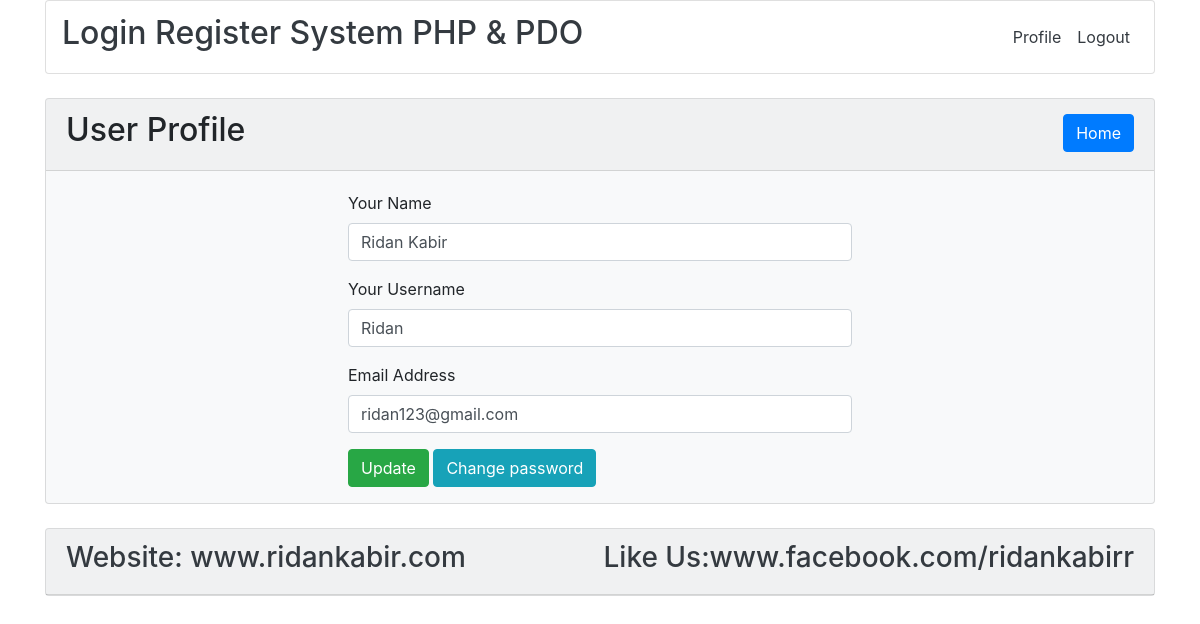
Page /profile.php?id=16 (signed in) on the committed database.
### tables this page shows
CREATE TABLE `tbl_user` (
  `id` int(11) NOT NULL,
  `name` varchar(255) NOT NULL,
  `username` varchar(255) NOT NULL,
  `email` varchar(255) NOT NULL,
  `password` varchar(255) NOT NULL
);

### lib/User.php (called while the page is built, shortened)
<?php
	include_once "Session.php";
	include "Database.php";
	class User{
		private $db;
		public function __construct(){
			$this->db = new Database();
		}
	public function getUserById($userId){
		$sql = "SELECT * FROM tbl_user WHERE id = :id LIMIT 1";
			$query = $this->db->pdo->prepare($sql);
			$query->bindValue(':id', $userId);
			$query->execute();
			$result = $query->fetch(PDO::FETCH_OBJ);
			return $result;
	}
	}
?>

### lib/Database.php (called while the page is built)
<?php
 class Database {
 	private $hostdb = "localhost";
 	private $userdb = "root";
 	private $passdb = "";
 	private $namedb = "db_log_reg";
 	public $pdo;
 	public function __construct(){
 		if (!isset($this->pdo)) {
 			try
 			{
 				$link = new PDO("mysql:host=".$this->hostdb.";dbname=".$this->namedb,$this->userdb,$this->passdb);
 				$link->setAttribute(PDO::ATTR_ERRMODE, PDO::ERRMODE_EXCEPTION);
 				$link->exec("SET CHARACTER SET utf8");
 				$this->pdo = $link;
 			}
 			catch(PDOException $e){
 				die("Failed to connect with Database ". $e->getMessage());
 			}
 		}
 	}
}
?>

### lib/Session.php (called while the page is built, shortened)
<?php
	class Session{
		public static function get($key){
			if (isset($_SESSION[$key])) {
				return $_SESSION[$key];
			}else{
				return false;
			}
		}
	}
?>

### profile.php (the view, shortened to what this page needs)
<?php
	include "lib/User.php";
	include "inc/header.php";
?>
<?php
	if (isset($_GET['id'])) {
		$userId = (int)$_GET['id'];
	}
	$user = new User();
?>
<section class="main">
	<div class="container">
		<div class="card bg-light my-md-4">
			<div class="card-header">
				<h2>User Profile<span class="float-right"><a class="btn btn-primary" href="index.php">Home</a></span></h2>
			</div>
			<div class="card-body pb-0">
				<div class="col-md-6 offset-md-3">
					<?php
						$userData = $user->getUserById($userId);
						if ($userData) {
					?>
					<form action="" method="POST">
						<div class="form-group">
							<label for="name">Your Name</label>
							<input type="text" id="name" name="name" class="form-control" value="<?php echo $userData->name; ?>" autocomplete="off">
						</div>
						<div class="form-group">
							<label for="username">Your Username</label>
							<input type="text" id="username" name="username" class="form-control" value="<?php echo $userData->username; ?>" autocomplete="off">
						</div>
						<div class="form-group">
							<label for="email">Email Address</label>
							<input type="email" id="email" name="email" class="form-control" value="<?php echo $userData->email; ?>" autocomplete="off">
						</div>
						<?php
							$sesid = Session::get("id");
							if ($userId == $sesid) {
						?>
						<div class="form-group">
							<input type="submit" name="update" value="Update" class="btn btn-success">
							<a class="btn btn-info" href="changepass.php?id=<?php echo $userId; ?>">Change password</a>
						</div>
						<?php } ?>
					</form>
				<?php }else{ ?>
					<h3 class="text-danger text-center">This Id Has No Data...!</h3>
				<?php
					}
				?>
				</div>
			</div>
		</div>
	</div>
</section>
<?php
	include "inc/footer.php";
?>

### rows in the picture
tbl_user: name "Ridan Kabir", username "Ridan", email "ridan123@gmail.com"
